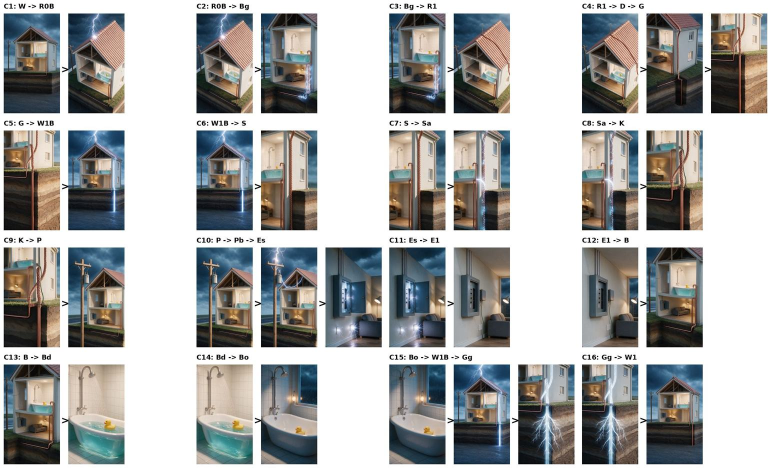
#> input picture pipeline/09-ladder.jpg, 1542 x 936 px, given in place of W0.png, which was not available (shown at 1/2 size)
$ python 14-flightmap.py 09-ladder.jpg
#> lines starting #> are read from the running program, lines starting #| are printed output that depends on the picture
# Video 14 Gate C: flight map, keyframe sheet and first/last frames (from the stills in stills/). Run from the video work folder.
# usage: python3 14-flightmap.py <pipeline dir>   (reads 14-clips.py there for the keyframes of each clip)
from PIL import Image, ImageDraw, ImageFont
import math, importlib.util, sys
S = 'stills/'
F = '/usr/share/fonts/truetype/dejavu/DejaVuSans-Bold.ttf'
def font(n):
    try: return ImageFont.truetype(F, n)
    except Exception: return ImageFont.load_default()
# --- 1. the camera positions on the wide (W0, 768x1360), with the flight order ---
base = Image.open(S + 'W0.png').convert('RGB')
#> base is the input picture: PIL image 1542x936 RGB; mean R, G, B 170.6, 171.3, 170.3
k = 1.25; base = base.resize((int(768 * k), int(1360 * k)))
#> after `base = base.resize((int(768 * k), int(1360 * k)))`:
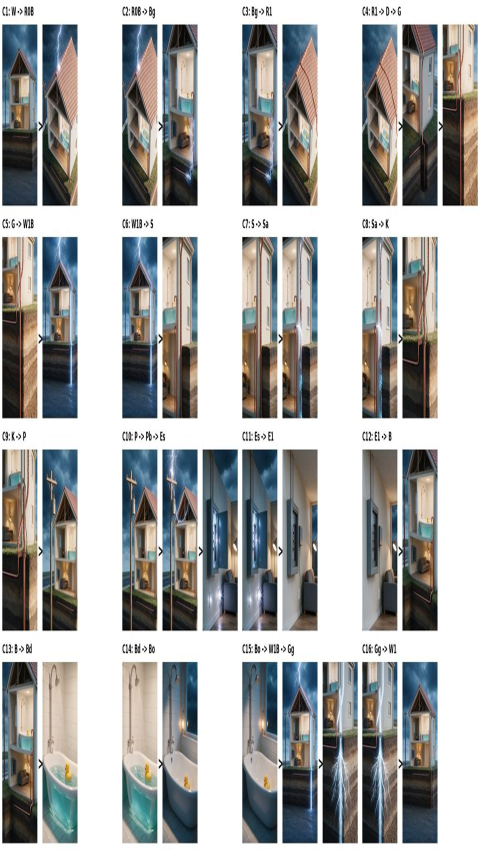
#> base: PIL image 960x1700 RGB (shown at 1/2 size); mean R, G, B 170.6, 171.3, 170.2
d = ImageDraw.Draw(base, 'RGBA')
POS = {"TOP": (380, 196), "EDGE": (214, 330), "SHELL": (330, 600), "ROW": (668, 560), "FILL": (470, 766),
       "BASE": (404, 884), "DUCK": (520, 896), "FRONT": (250, 960), "WIDE": (384, 1250)}
LEFT = {"EDGE", "FRONT", "SHELL"}   # labels drawn to the left of the dot
POS = {n: (x * k, y * k) for n, (x, y) in POS.items()}
PATH = [("C2", "FRONT", "SHELL"), ("C3", "SHELL", "BASE"), ("C4", "BASE", "FILL"), ("C6", "FILL", "SHELL"),
        ("C7", "SHELL", "FRONT"), ("C8", "FRONT", "ROW"), ("C9", "ROW", "EDGE"), ("whip", "EDGE", "ROW"),
        ("C11", "EDGE", "FILL"), ("C12", "FILL", "TOP"), ("C13", "TOP", "WIDE"), ("C14", "WIDE", "DUCK"),
        ("C15", "DUCK", "FRONT")]
COL = [(255, 214, 0), (0, 220, 255), (255, 120, 60), (170, 255, 90), (255, 90, 200)]
for i, (c, a, b) in enumerate(PATH):
    (x0, y0), (x1, y1) = POS[a], POS[b]
    off = (i % 3 - 1) * 9; col = (200, 200, 200, 200) if c == "whip" else COL[i % len(COL)] + (230,)
    x0 += off; y0 += off; x1 += off; y1 += off
    d.line([(x0, y0), (x1, y1)], fill=col, width=4 if c == "whip" else 6)
    ang = math.atan2(y1 - y0, x1 - x0); L = 26
    tip = (x1 - 30 * math.cos(ang), y1 - 30 * math.sin(ang))
    d.polygon([tip, (tip[0] - L * math.cos(ang - 0.45), tip[1] - L * math.sin(ang - 0.45)),
               (tip[0] - L * math.cos(ang + 0.45), tip[1] - L * math.sin(ang + 0.45))], fill=col)
    mx, my = (x0 + x1) / 2, (y0 + y1) / 2
    w = 40 if c == "whip" else 30
    d.rounded_rectangle([mx - w, my - 16, mx + w, my + 16], 6, fill=(0, 0, 0, 200)); d.text((mx, my), c, font=font(22), fill=col, anchor='mm')
for n, (x, y) in POS.items():
    d.ellipse([x - 22, y - 22, x + 22, y + 22], fill=(255, 255, 255, 235), outline=(0, 0, 0, 255), width=3)
    wlab = 14 * len(n) + 14
    lx = x - 26 - wlab if n in LEFT or x + 26 + wlab >= base.width - 4 else x + 26
    d.rounded_rectangle([lx, y - 18, lx + wlab, y + 18], 6, fill=(0, 0, 0, 210))
    d.text((lx + 7, y), n, font=font(24), fill=(255, 255, 255), anchor='lm')
txt = ["FLIGHT MAP: 9 camera positions, one set",
       "C1  FRONT: the wall drops away (the slice)",
       "C2  FRONT -> SHELL: in through the cut, up",
       "C3  SHELL -> BASE: dives to the surging pipe",
       "C4  BASE -> FILL: rises to the sprays",
       "C5  FILL: films, mist, then a still fog",
       "C6  FILL -> SHELL: rises up the hollow",
       "C7  SHELL -> FRONT: out; mist streams up",
       "C8  FRONT -> ROW: up and round; the gale",
       "C9  ROW -> EDGE: swoops to the thin wall",
       "    whip (edit) EDGE -> ROW: back to 1965",
       "C10 ROW (storm): the three towers fall",
       "    whip (edit) ROW -> EDGE: back",
       "C11 EDGE -> FILL: down to the baffles",
       "C12 FILL -> TOP: up and out into the cloud",
       "C13 TOP -> WIDE: pulls back; the whole set",
       "C14 WIDE -> DUCK: swoops in to the duck",
       "C15 DUCK -> FRONT: out; the tower closes (loop)"]
panel = Image.new('RGB', (1010, base.height), (18, 22, 30)); pd = ImageDraw.Draw(panel)
#> after `panel = Image.new('RGB', (1010, base.height), (18, 22, 30))`:
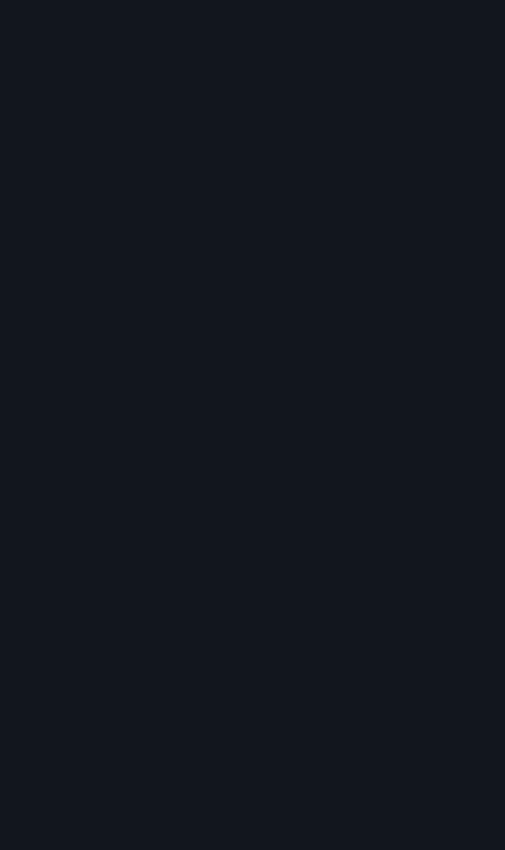
#> panel: PIL image 1010x1700 RGB (shown at 1/2 size); mean R, G, B 18, 22, 30
y = 40
for i, t in enumerate(txt):
    pd.text((30, y), t, font=font(34 if i == 0 else 27), fill=(255, 214, 0) if i == 0 else (235, 235, 235)); y += 70 if i == 0 else 52
#> after the loop, y = 994
out = Image.new('RGB', (base.width + panel.width, base.height)); out.paste(base, (0, 0)); out.paste(panel, (base.width, 0))
#> after `out = Image.new('RGB', (base.width + panel.width, base.height))`: out: PIL image 1970x1700 RGB; every value is 0
#> after `out.paste(base, (0, 0))`:
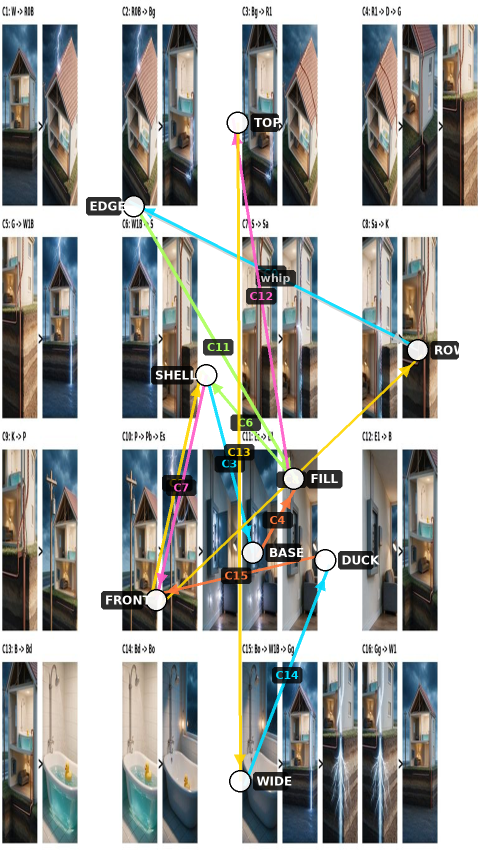
#> base: PIL image 960x1700 RGB (shown at 1/2 size); mean R, G, B 168.3, 169, 166.3
#> after `out.paste(base, (0, 0))`:
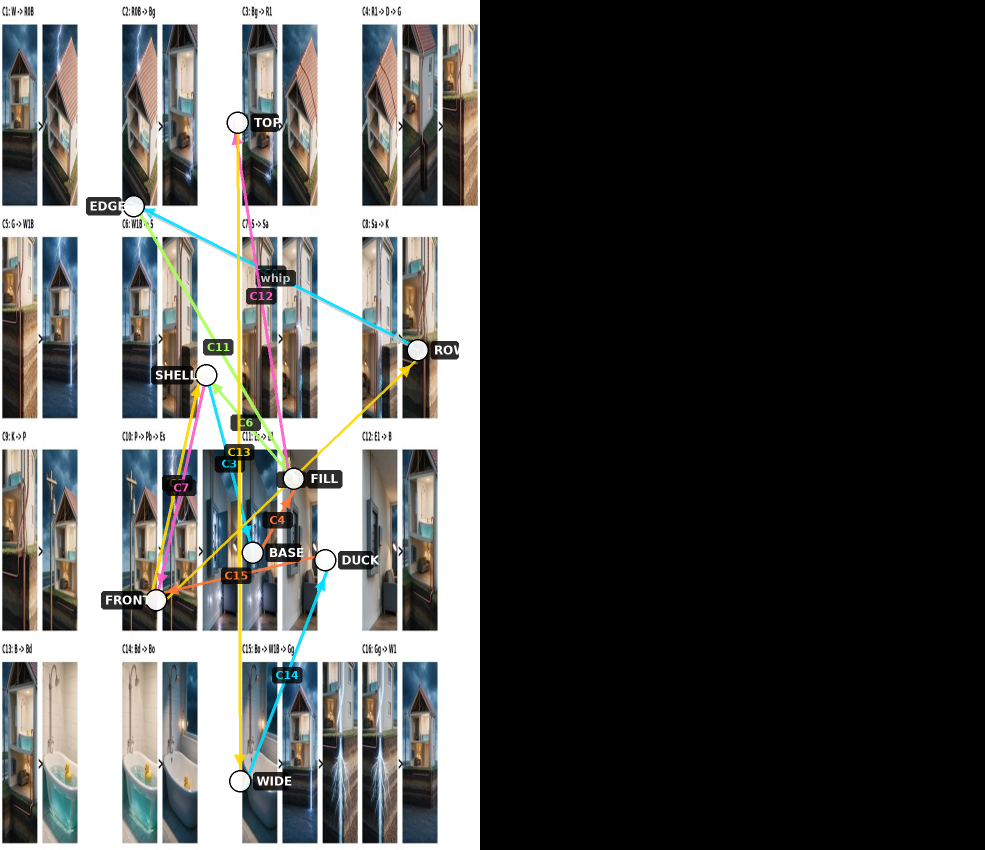
#> out: PIL image 1970x1700 RGB (shown at 1/2 size); mean R, G, B 82, 82.4, 81.1
#> after `out.paste(panel, (base.width, 0))`:
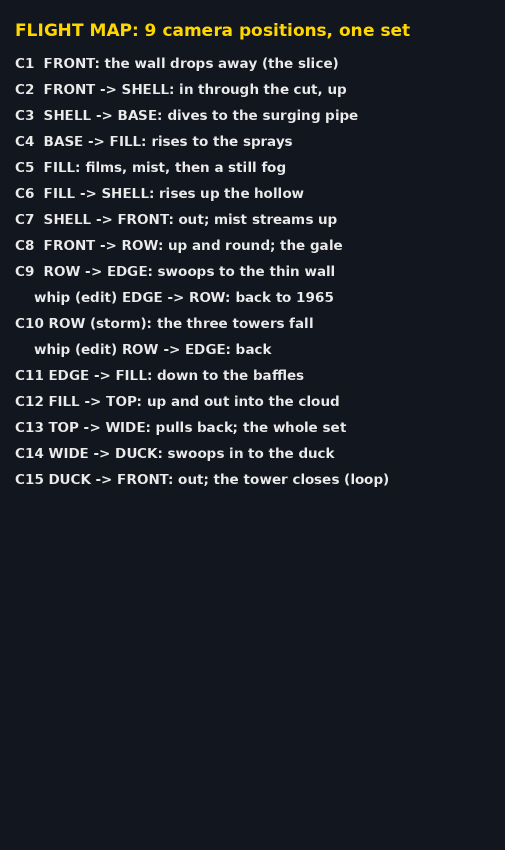
#> panel: PIL image 1010x1700 RGB (shown at 1/2 size); mean R, G, B 29.2, 32.8, 39.4
#> after `out.paste(panel, (base.width, 0))`:
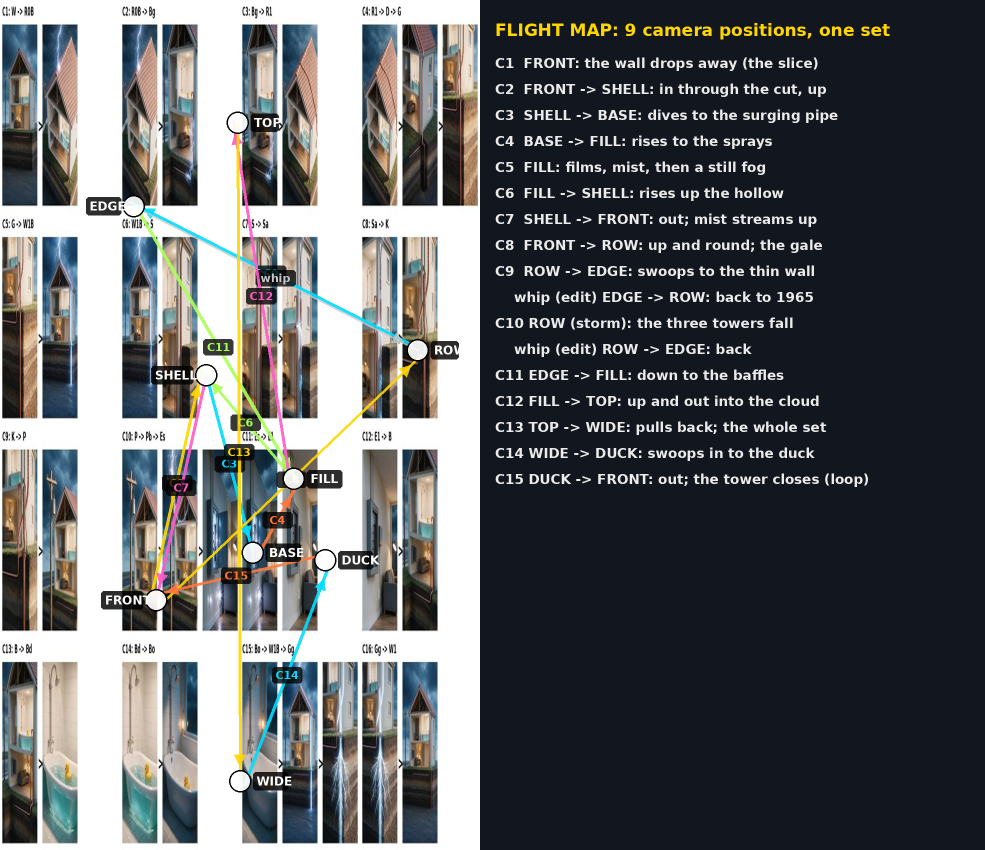
#> out: PIL image 1970x1700 RGB (shown at 1/2 size); mean R, G, B 97, 99.2, 101.2
out = out.resize((out.width * 2 // 3, out.height * 2 // 3)); out.save('gateC_flightmap.jpg', quality=85); print('map', out.size)
#> after `out = out.resize((out.width * 2 // 3, out.height * 2 // 3))`:
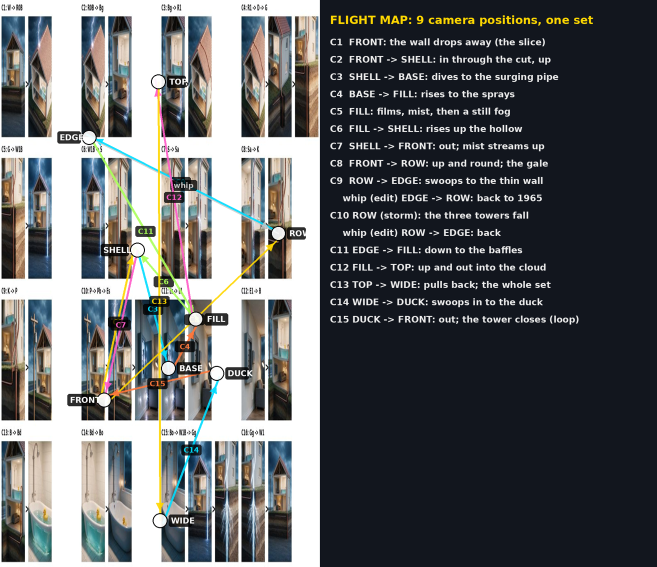
#> out: PIL image 1313x1133 RGB (shown at 1/2 size); mean R, G, B 96.9, 99.1, 101.2
#| map (1313, 1133)

# --- 2. every clip's keyframes: start -> (middle) -> end ---
#> (the run stopped early here; a loop or call above may not have finished)

$ run again, on pipeline/09-flightmap.jpg
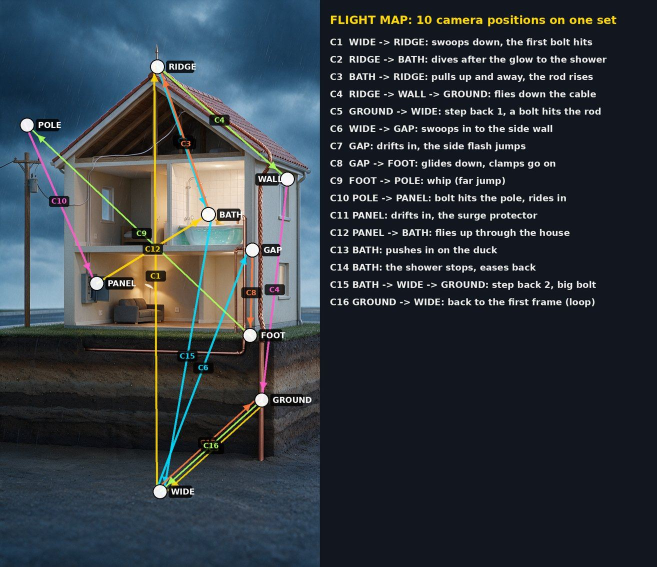
#> input picture pipeline/09-flightmap.jpg, 1313 x 1133 px, given in place of W0.png, which was not available (shown at 1/2 size)
#> base is the input picture: PIL image 1313x1133 RGB; mean R, G, B 50.7, 58.2, 65.2
#> `base = base.resize((int(768 * k), int(1360 * k)))`:
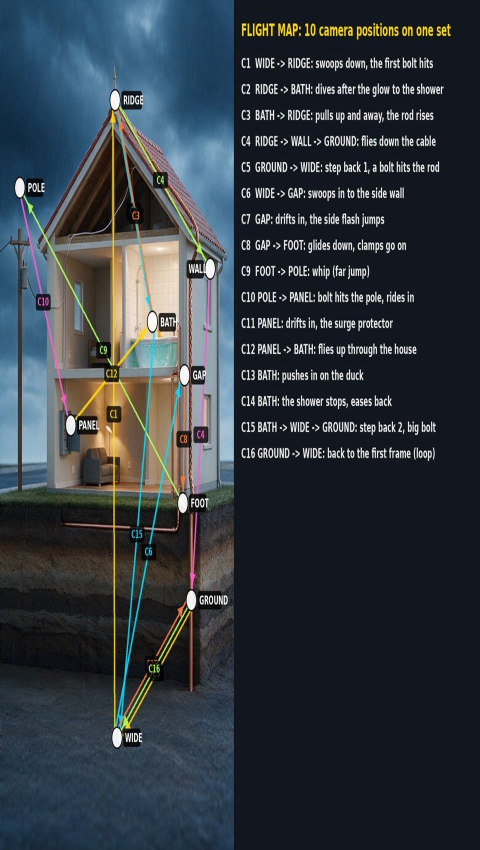
#> base: PIL image 960x1700 RGB (shown at 1/2 size); mean R, G, B 50.7, 58.2, 65.2
#> after the loop `for i, t in enumerate(txt):`: y = 994
#> `out = out.resize((out.width * 2 // 3, out.height * 2 // 3))`:
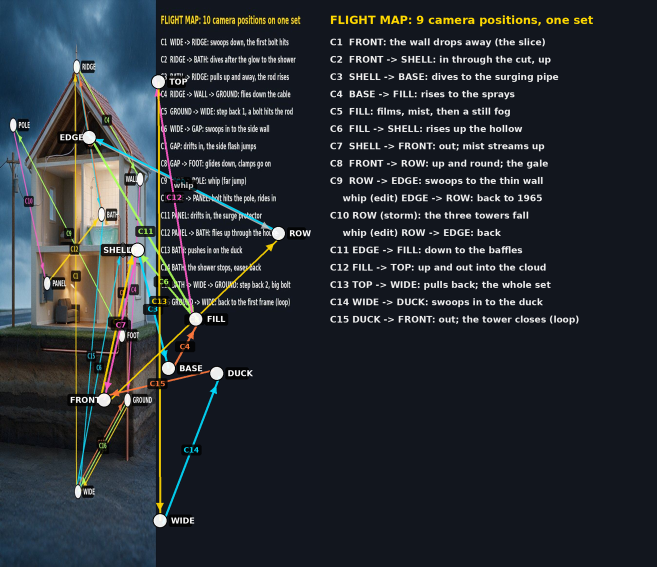
#> out: PIL image 1313x1133 RGB (shown at 1/2 size); mean R, G, B 41.5, 46.9, 52.8
#| map (1313, 1133)

$ run again, on pipeline/10-first-last.jpg
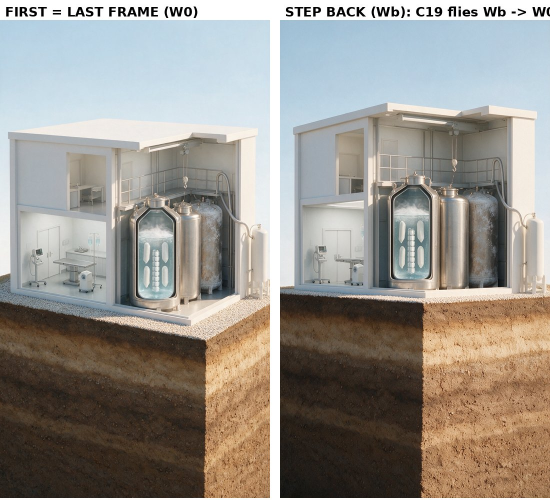
#> input picture pipeline/10-first-last.jpg, 1100 x 1000 px, given in place of W0.png, which was not available (shown at 1/2 size)
#> base is the input picture: PIL image 1100x1000 RGB; mean R, G, B 151.8, 146.8, 139.6
#> `base = base.resize((int(768 * k), int(1360 * k)))`:
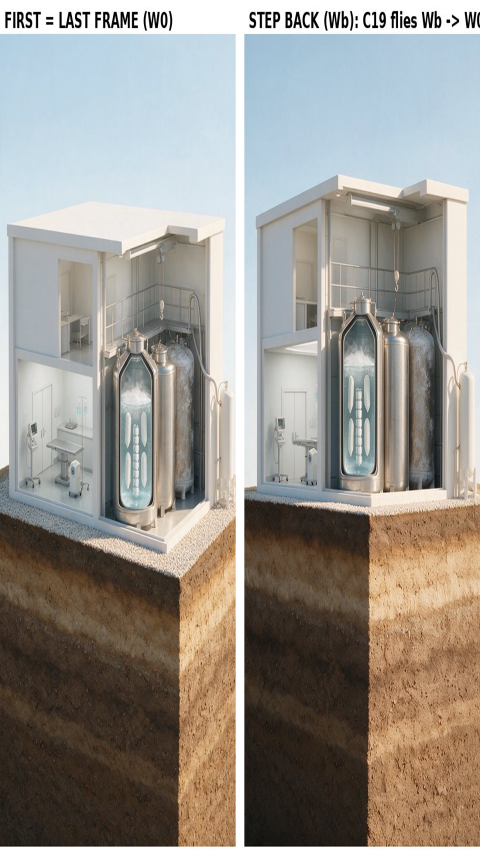
#> base: PIL image 960x1700 RGB (shown at 1/2 size); mean R, G, B 151.7, 146.8, 139.6
#> after the loop `for i, t in enumerate(txt):`: y = 994
#> `out = out.resize((out.width * 2 // 3, out.height * 2 // 3))`:
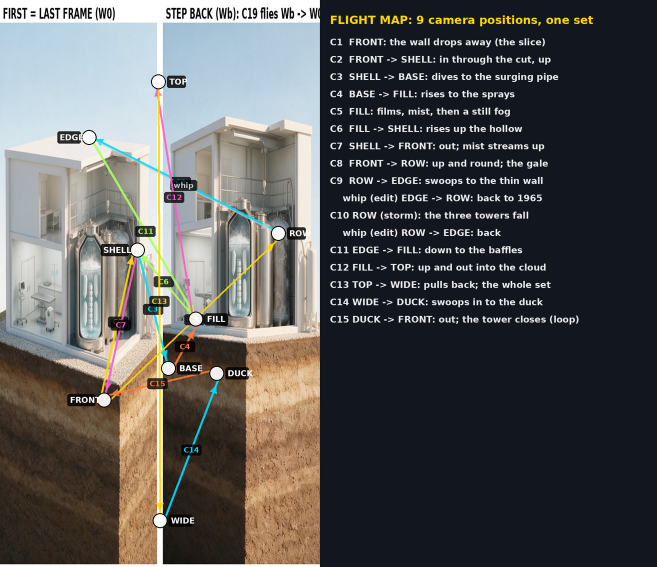
#> out: PIL image 1313x1133 RGB (shown at 1/2 size); mean R, G, B 88.2, 87.8, 87
#| map (1313, 1133)
